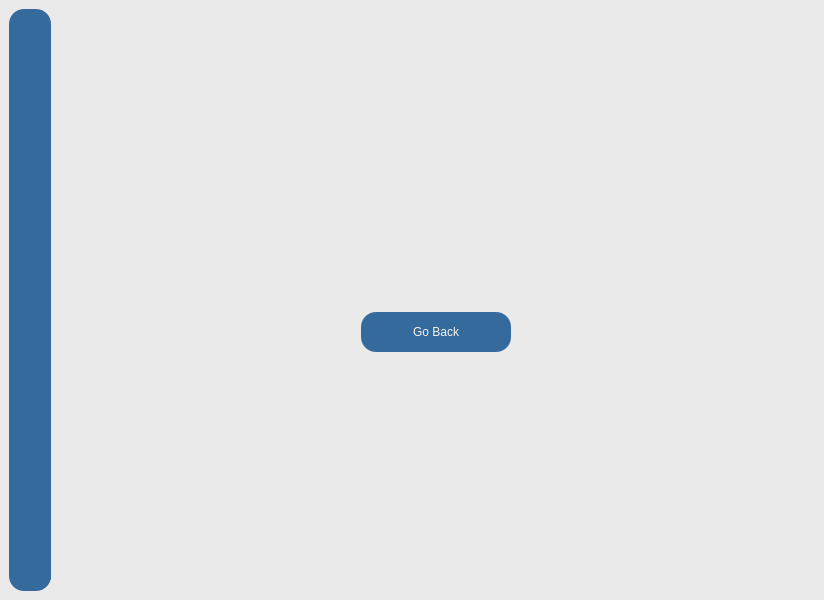
<?xml version="1.0" encoding="UTF-8"?>
<ui version="4.0">
 <class>MainWindow</class>
 <widget class="QMainWindow" name="MainWindow">
  <property name="geometry">
   <rect>
    <x>0</x>
    <y>0</y>
    <width>824</width>
    <height>600</height>
   </rect>
  </property>
  <property name="minimumSize">
   <size>
    <width>0</width>
    <height>0</height>
   </size>
  </property>
  <property name="maximumSize">
   <size>
    <width>16777215</width>
    <height>16777215</height>
   </size>
  </property>
  <property name="windowTitle">
   <string>MainWindow</string>
  </property>
  <property name="styleSheet">
   <string notr="true">background-color: #EAEAEA;</string>
  </property>
  <widget class="QWidget" name="centralwidget">
   <layout class="QHBoxLayout" name="horizontalLayout">
    <item>
     <widget class="QWidget" name="widget" native="true">
      <property name="minimumSize">
       <size>
        <width>42</width>
        <height>0</height>
       </size>
      </property>
      <property name="maximumSize">
       <size>
        <width>42</width>
        <height>16777215</height>
       </size>
      </property>
      <property name="styleSheet">
       <string notr="true">background-color: #356a9c;
border-radius: 15px;</string>
      </property>
      <layout class="QVBoxLayout" name="verticalLayout_3">
       <item>
        <widget class="QWidget" name="widget_8" native="true">
         <widget class="QLabel" name="label_7">
          <property name="geometry">
           <rect>
            <x>1</x>
            <y>11</y>
            <width>20</width>
            <height>20</height>
           </rect>
          </property>
          <property name="text">
           <string/>
          </property>
          <property name="pixmap">
           <pixmap>../img/icons8-cat-profile-64.png</pixmap>
          </property>
          <property name="scaledContents">
           <bool>true</bool>
          </property>
         </widget>
         <widget class="QLabel" name="label_8">
          <property name="geometry">
           <rect>
            <x>1</x>
            <y>41</y>
            <width>20</width>
            <height>20</height>
           </rect>
          </property>
          <property name="text">
           <string/>
          </property>
          <property name="pixmap">
           <pixmap>../img/icons8-cart-64.png</pixmap>
          </property>
          <property name="scaledContents">
           <bool>true</bool>
          </property>
         </widget>
         <widget class="QLabel" name="label_9">
          <property name="geometry">
           <rect>
            <x>1</x>
            <y>70</y>
            <width>20</width>
            <height>20</height>
           </rect>
          </property>
          <property name="text">
           <string/>
          </property>
          <property name="pixmap">
           <pixmap>../img/icons8-clinic-64.png</pixmap>
          </property>
          <property name="scaledContents">
           <bool>true</bool>
          </property>
         </widget>
        </widget>
       </item>
       <item>
        <widget class="QWidget" name="widget_9" native="true">
         <property name="minimumSize">
          <size>
           <width>40</width>
           <height>40</height>
          </size>
         </property>
         <property name="maximumSize">
          <size>
           <width>40</width>
           <height>40</height>
          </size>
         </property>
         <widget class="QLabel" name="label_6">
          <property name="geometry">
           <rect>
            <x>2</x>
            <y>13</y>
            <width>20</width>
            <height>20</height>
           </rect>
          </property>
          <property name="text">
           <string/>
          </property>
          <property name="pixmap">
           <pixmap>../img/icons8-settings-50.png</pixmap>
          </property>
          <property name="scaledContents">
           <bool>true</bool>
          </property>
         </widget>
        </widget>
       </item>
      </layout>
     </widget>
    </item>
    <item>
     <widget class="QWidget" name="widget_2" native="true">
      <layout class="QVBoxLayout" name="verticalLayout">
       <property name="leftMargin">
        <number>0</number>
       </property>
       <property name="rightMargin">
        <number>0</number>
       </property>
       <item>
        <widget class="QWidget" name="widget_4" native="true">
         <layout class="QHBoxLayout" name="horizontalLayout_2">
          <item>
           <widget class="QLabel" name="label">
            <property name="maximumSize">
             <size>
              <width>16777215</width>
              <height>400</height>
             </size>
            </property>
            <property name="text">
             <string/>
            </property>
            <property name="pixmap">
             <pixmap>../img/404-dog-stuck-jar_557227-1.jpg</pixmap>
            </property>
            <property name="scaledContents">
             <bool>true</bool>
            </property>
           </widget>
          </item>
         </layout>
        </widget>
       </item>
       <item alignment="Qt::AlignTop">
        <widget class="QWidget" name="widget_5" native="true">
         <property name="minimumSize">
          <size>
           <width>0</width>
           <height>0</height>
          </size>
         </property>
         <property name="maximumSize">
          <size>
           <width>16777215</width>
           <height>100</height>
          </size>
         </property>
         <layout class="QHBoxLayout" name="horizontalLayout_3">
          <item>
           <widget class="QPushButton" name="btn_back">
            <property name="minimumSize">
             <size>
              <width>150</width>
              <height>40</height>
             </size>
            </property>
            <property name="maximumSize">
             <size>
              <width>150</width>
              <height>40</height>
             </size>
            </property>
            <property name="cursor">
             <cursorShape>PointingHandCursor</cursorShape>
            </property>
            <property name="mouseTracking">
             <bool>true</bool>
            </property>
            <property name="styleSheet">
             <string notr="true">border-radius: 15px;
font: 12pt &quot;Bahnschrift&quot;;
background-color: #356a9c;
color: #F8F2EC;

</string>
            </property>
            <property name="text">
             <string>Go Back</string>
            </property>
           </widget>
          </item>
         </layout>
        </widget>
       </item>
      </layout>
     </widget>
    </item>
   </layout>
  </widget>
 </widget>
 <resources/>
 <connections/>
</ui>
